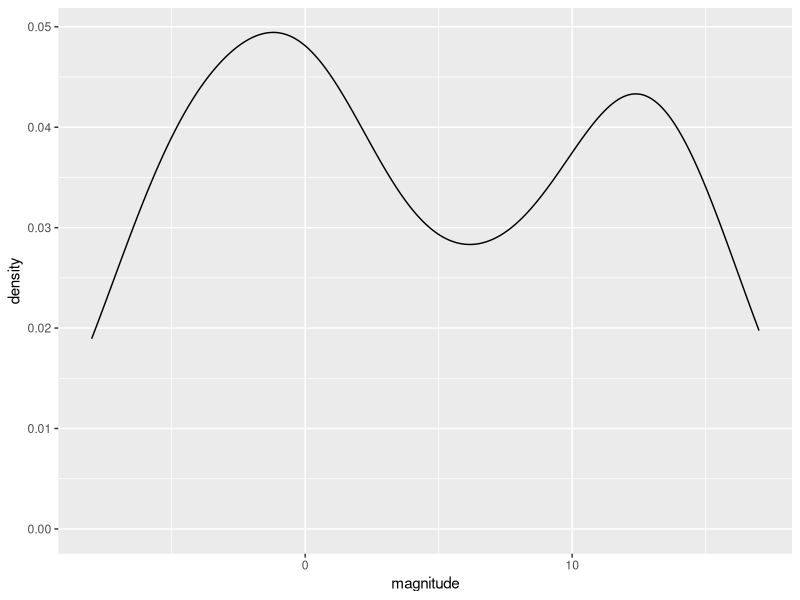
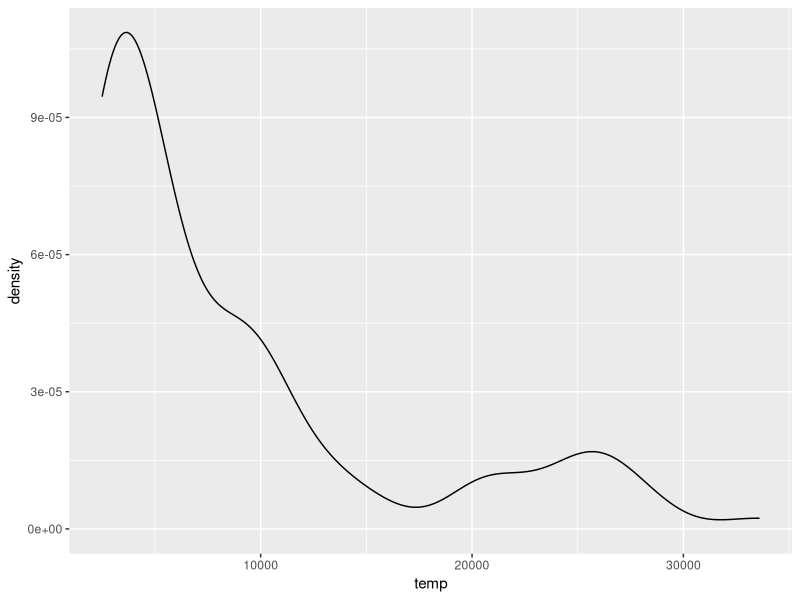
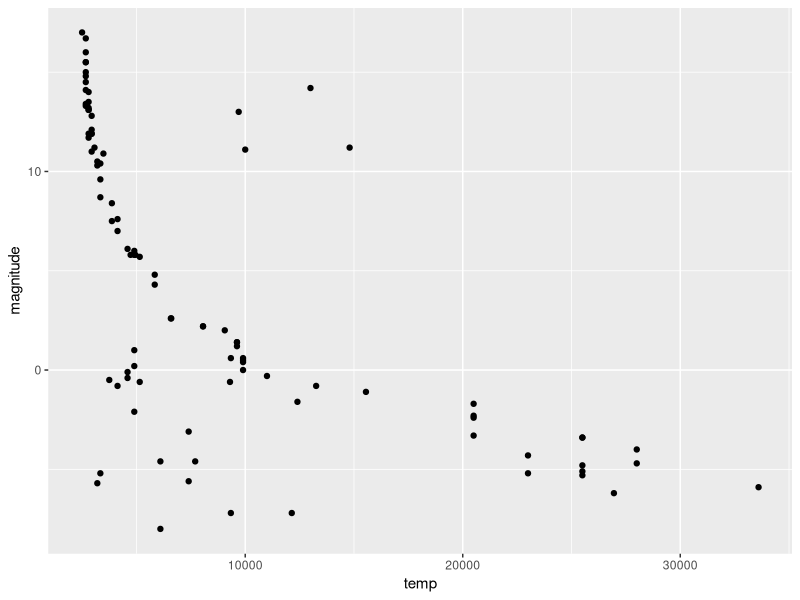
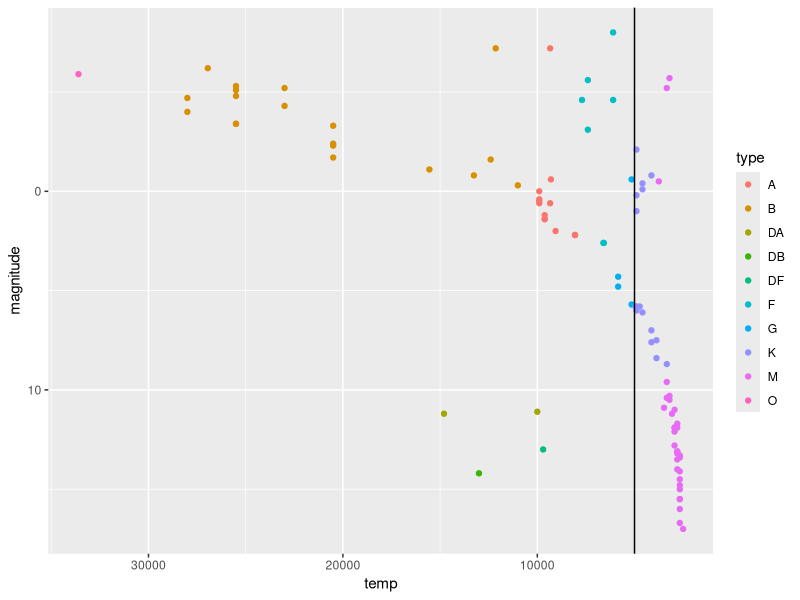
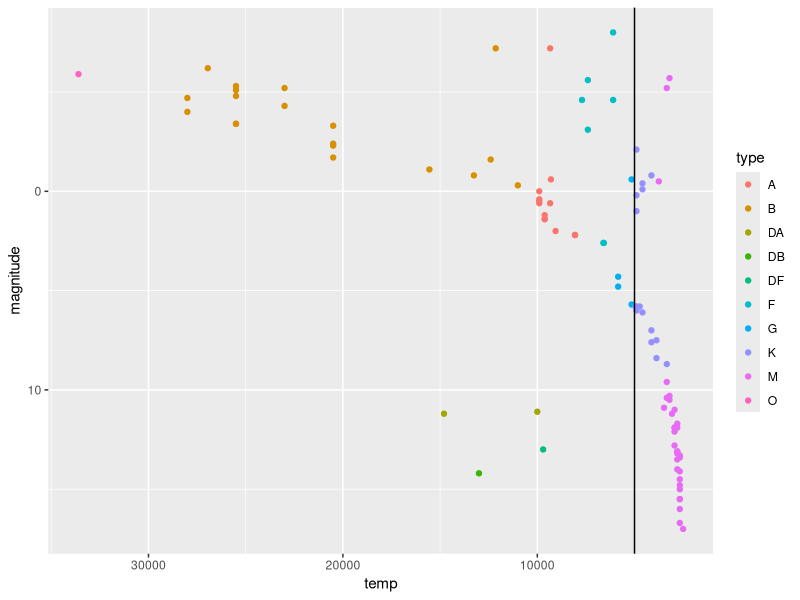
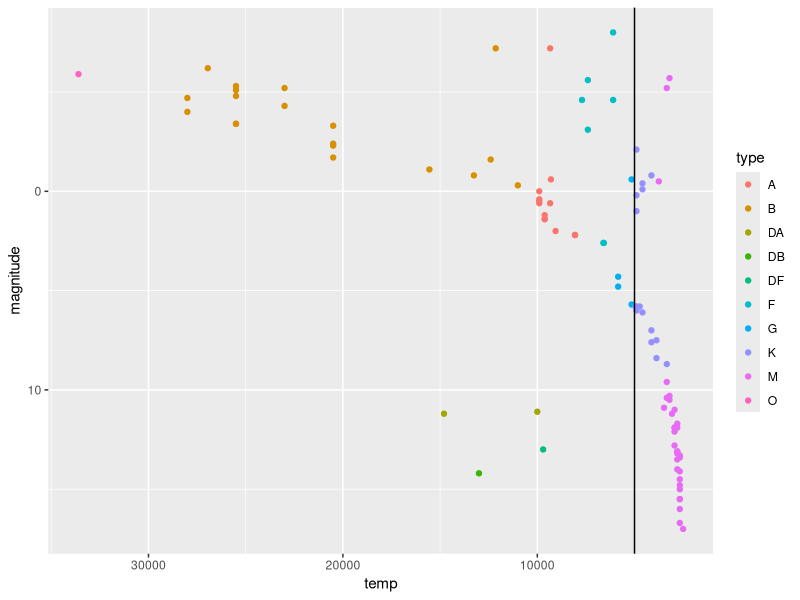
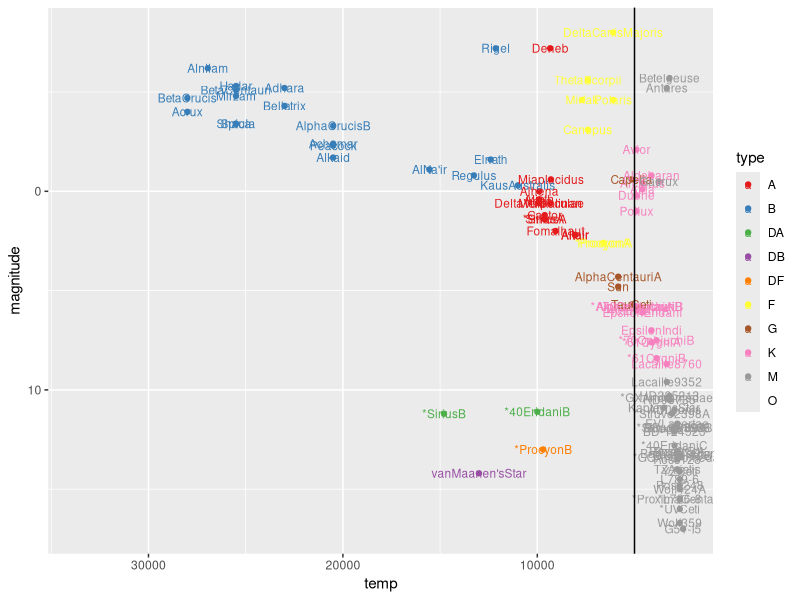
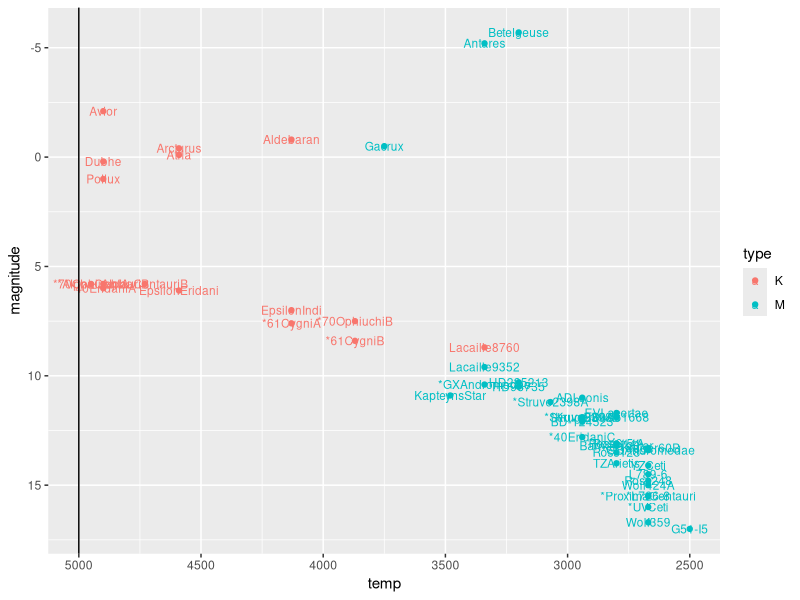

Write R code to recreate these figures, in order.
## ---- chunk 1
library(tidyverse)
library(dslabs)
data(stars)
options(digits = 3) 

#What is the mean magnitude?
mean(stars$magnitude)
#What is the standard deviation of magnitude?
sd(stars$magnitude)

#Make a density plot of the magnitude.
#How many peaks are there in the data?
stars %>% 
  ggplot(aes(magnitude)) +
  geom_density()

#Examine the distribution of star temperature.
#Which of these statements best characterizes the temperature distribution?
stars %>%
  ggplot(aes(temp)) +
  geom_density()

#Make a scatter plot of the data with temperature on the x-axis and magnitude on the y-axis and examine the relationship between the variables. Recall that lower magnitude means a more luminous (brighter) star.
#When considering the plot of magnitude vs. temperature, most stars follow a _______________ trend. These are called main sequence stars.
stars %>%
  ggplot(aes(temp,magnitude)) +
  geom_point()

#For various reasons, scientists do not always follow straight conventions when making plots, and astronomers usually transform values of star luminosity and temperature before plotting. Flip the y-axis so that lower values of magnitude are at the top of the axis (recall that more luminous stars have lower magnitude) using scale_y_reverse(). Take the log base 10 of temperature and then also flip the x-axis.
#The brighest, highest temperature stars are in the ______________ corner of the plot.
stars %>%
  ggplot(aes(temp, magnitude, color = type)) +
  geom_point() +
  scale_x_continuous(trans = "log10") +
  scale_y_continuous(trans = "log10") +
  scale_y_reverse() +
  scale_x_reverse() +
  geom_vline(xintercept = 5000)

#The trends you see allow scientists to learn about the evolution and lifetime of stars. The primary group of stars to which most stars belong we will call the main sequence stars (discussed in question 4). Most stars belong to this main sequence, however some of the more rare stars are classified as “old” and “evolved” stars. These stars tend to be hotter stars, but also have low luminosity, and are known as white dwarfs.
#How many white dwarfs are there in our sample?
stars %>%
  ggplot(aes(temp, magnitude, color = type)) +
  geom_point() +
  scale_x_continuous(trans = "log10") +
  scale_y_continuous(trans = "log10") +
  scale_y_reverse() +
  scale_x_reverse() +
  geom_vline(xintercept = 5000)

#Consider stars which are not part of the Main Group but are not old/evolved (white dwarf) stars. These stars must also be unique in certain ways and are known as giants. Use the plot from Question 5 to estimate the average temperature of a giant.

#Which of these temperatures is closest to the average temperature of a giant?:
stars %>%
  ggplot(aes(temp, magnitude, color = type)) +
  geom_point() +
  scale_x_continuous(trans = "log10") +
  scale_y_continuous(trans = "log10") +
  scale_y_reverse() +
  scale_x_reverse() +
  geom_vline(xintercept = 5000)

#We can now identify whether specific stars are main sequence stars, red giants or white dwarfs. Add text labels to the plot to answer these questions. You may wish to plot only a selection of the labels, repel the labels, or zoom in on the plot in RStudio so you can locate specific stars.
library(ggrepel)
stars %>%
  ggplot(aes(temp, magnitude, color = type, label = star)) +
  geom_point() +
  scale_x_continuous(trans = "log10") +
  scale_y_continuous(trans = "log10") +
  scale_y_reverse() +
  scale_x_reverse() +
  geom_text(size = 3) +
  geom_vline(xintercept = 5000) +
  scale_colour_brewer(palette="Set1")

stars %>%
  filter(temp < 5000) %>%
  ggplot(aes(temp, magnitude, color = type, label = star)) +
  geom_point() +
  scale_x_continuous(trans = "log10") +
  scale_y_continuous(trans = "log10") +
  scale_y_reverse() +
  scale_x_reverse() +
  geom_text(size = 3) +
  geom_vline(xintercept = 5000) 
## ---- chunk 2
#Which of these code blocks return the latest year for which carbon emissions are reported?
library(tidyverse)
library(dslabs)
data(temp_carbon)
data(greenhouse_gases)
data(historic_co2)

temp_carbon %>%
  filter(!is.na(carbon_emissions)) %>%
  pull(year) %>%
  max()

temp_carbon %>%
  filter(!is.na(carbon_emissions)) %>%
  .$year %>%
  max()

temp_carbon %>%
  filter(!is.na(carbon_emissions)) %>%
  select(year) %>%
  max()

#What is the first year for which carbon emissions (carbon_emissions) data are available?
temp_carbon %>%
  group_by(year) %>%
  head()

#What is the first year for which carbon emissions (carbon_emissions) data are available?
temp_carbon %>%
  filter(!is.na(carbon_emissions)) %>%
  pull(year) %>%
  min()

#How many times larger were carbon emissions in the last year relative to the first year?
last_year <- temp_carbon %>%
  filter(year== 2014) %>%
  pull(carbon_emissions) 

first_year <- temp_carbon %>%
  filter(year== 1751) %>%
  pull(carbon_emissions) 

last_year/first_year

#Inspect the difference in temperature in temp_carbon from the first available year to the last available year.
#What is the first year for which global temperature anomaly (temp_anomaly) data are available?
temp_carbon %>%
  filter(!is.na(temp_anomaly)) %>%
  pull(year) %>%
  min()

#What is the last year for which global temperature anomaly data are available?
temp_carbon %>%
  filter(!is.na(temp_anomaly)) %>%
  pull(year) %>%
  max()

#How many degrees Celsius has temperature increased over the date range? Compare the temperatures in the most recent year versus the oldest year.
temp1 <- temp_carbon %>%
  filter(!is.na(temp_anomaly) & year == 1880) %>%
  pull(temp_anomaly)

temp2 <- temp_carbon %>%
  filter(!is.na(temp_anomaly) & year == 2018) %>%
  pull(temp_anomaly)

temp2-temp1

#Create a time series line plot of the temperature anomaly. Only include years where temperatures are reported. Save this plot to the object p.
#Which command adds a blue horizontal line indicating the 20th century mean temperature?
p <- temp_carbon %>%
  filter(!is.na(temp_anomaly)) %>%
  ggplot(aes(year,temp_anomaly)) +
  geom_line()
p <- p + geom_hline(aes(yintercept = 0), col = "blue")
p

#Continue working with p, the plot created in the previous question.
#Change the y-axis label to be "Temperature anomaly (degrees C)". Add a title, "Temperature anomaly relative to 20th century mean, 1880-2018". Also add a text layer to the plot: the x-coordinate should be 2000, the y-coordinate should be 0.05, the text should be "20th century mean", and the text color should be blue.
#Which of the following code blocks is correct?
p <- p + ylab("Temperature anomaly (degrees C)") +
  ggtitle("Temperature anomaly relative to 20th century mean, 1880-2018") +
  geom_text(aes(x = 2000, y = 0.05, label = "20th century mean"), col = "blue")

#Add layers to the previous plot to include line graphs of the temperature anomaly in the ocean (ocean_anomaly) and on land (land_anomaly). Assign different colors to the lines. Compare the global temperature anomaly to the land temperature anomaly and ocean temperature anomaly.
p + geom_line(aes(year, land_anomaly), col = "red") +
  geom_line(aes(year,ocean_anomaly), col="brown")
## ---- chunk 3
library(tidyverse)
library(dslabs)
data(temp_carbon)
data(greenhouse_gases)
data(historic_co2)

#Complete the code outline below to make a line plot of concentration on the y-axis by year on the x-axis. Facet by gas, aligning the plots vertically so as to ease comparisons along the year axis. Add a vertical line with an x-intercept at the year 1850, noting the unofficial start of the industrial revolution and widespread fossil fuel consumption. Note that the units for ch4 and n2o are ppb while the units for co2 are ppm.
greenhouse_gases %>%
    ggplot(aes(year,concentration)) +
    geom_line() +
    facet_grid(gas ~ ., scales = "free") +
    geom_vline(xintercept = 1850) +
    ylab("Concentration (ch4/n2o ppb, co2 ppm)") +
    ggtitle("Atmospheric greenhouse gas concentration by year, 0-2000")

#Make a time series line plot of carbon emissions (carbon_emissions) from the temp_carbon dataset. The y-axis is metric tons of carbon emitted per year.
temp_carbon %>%
  filter(!is.na(carbon_emissions)) %>%
  ggplot(aes(year,carbon_emissions)) +
  geom_line() +
  geom_vline(xintercept = 1970) +
  geom_vline(xintercept = 2014)

#Make a line plot of co2 concentration over time (year), coloring by the measurement source (source). Save this plot as co2_time for later use.
#Which of the following are true about co2_time, the time series of co2 over the last 800,000 years?
co2_time <- historic_co2 %>%
  filter(!is.na(co2) & !is.na(year)) %>%
  ggplot(aes(year,co2)) +
  geom_line()

#Use the co2_time plot saved above. Change the limits as directed to investigate the rate of change in co2 over various periods with spikes in co2 concentration.
#Change the x-axis limits to -800,000 and -775,000. About how many years did it take for co2 to rise from 200 ppmv to its peak near 275 ppmv?
co2_time +
  xlim(c(-800000,-775000))

#Change the x-axis limits to -375,000 and -330,000. About how many years did it take for co2 to rise from the minimum of 180 ppm to its peak of 300 ppmv?
co2_time +
  xlim(c(-375000,-330000))

#Change the x-axis limits to -140,000 and -120,000. About how many years did it take for co2 to rise from 200 ppmv to its peak near 280 ppmv?
co2_time +
  xlim(c(-140000,-120000))

#Change the x-axis limits to -3000 and 2018 to investigate modern changes in co2. About how many years did it take for co2 to rise from its stable level around 275 ppmv to the current level of over 400 ppmv?
co2_time +
  xlim(c(-3000,2018))
